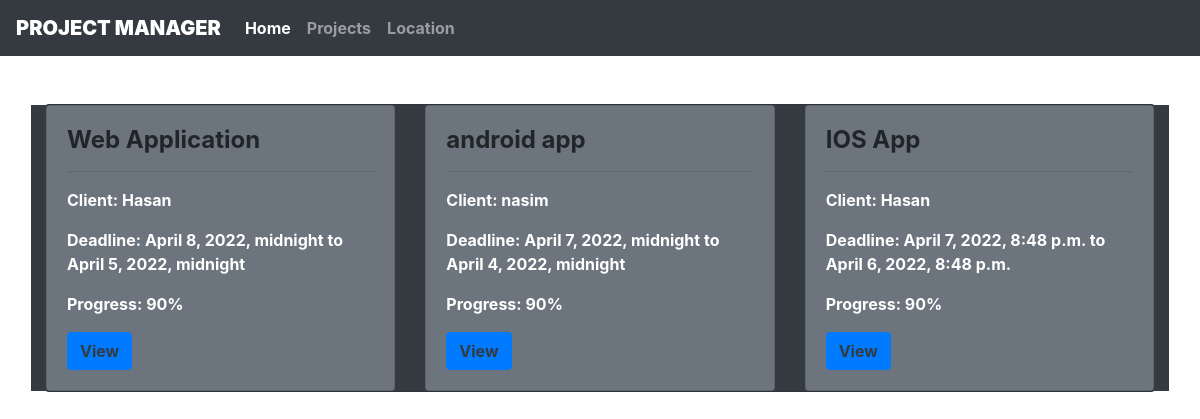
/, run on an earlier commit of the app's database.
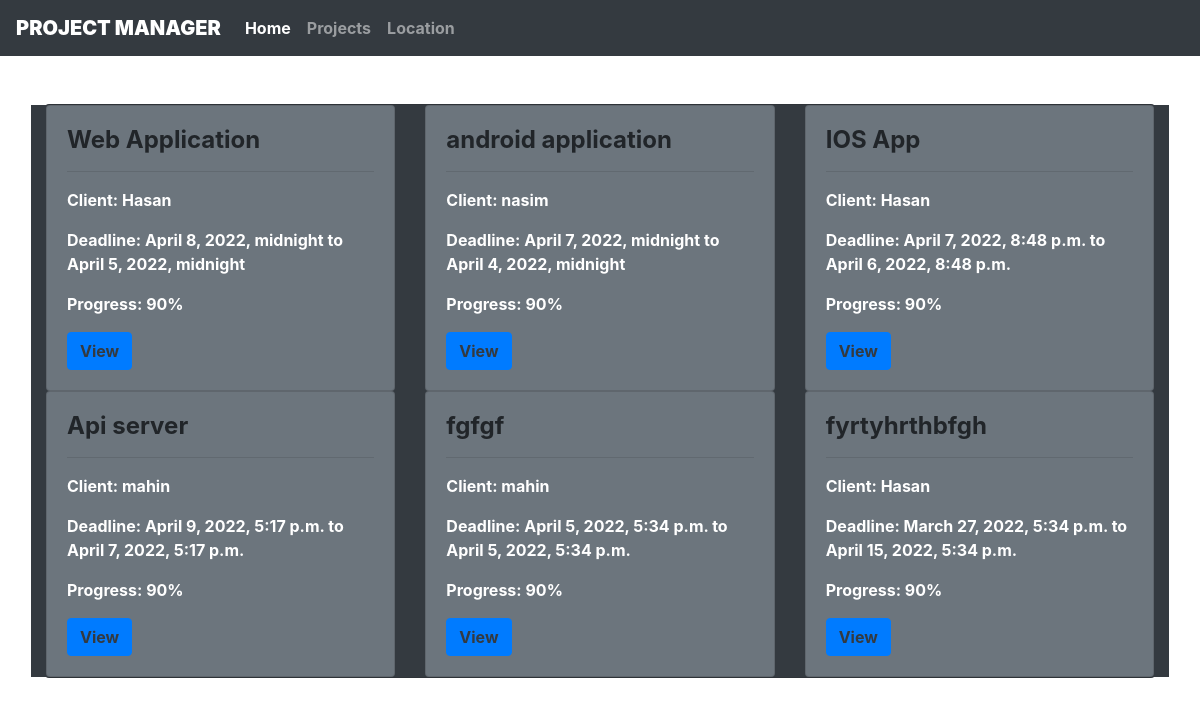
And on a later commit of the database.
### core/models.py (models this page shows, shortened)
class Project(models.Model):
    project_name = models.CharField(max_length=100, null=True, blank=Tree)
    start_date = models.DateTimeField(null=True, blank=True)
    end_date = models.DateTimeField(null=True, blank=True)
    tool = models.ManyToManyField(Tool, blank=True)
    customer = models.ForeignKey(Customer, null=True, on_delete=models.CASCADE)

class Customer(models.Model):
    customer_name = models.CharField(max_length=20)
    email = models.EmailField(max_length=64)
    phone = models.CharField(max_length=32)
    organization = models.CharField(max_length=20)

### core/views.py (the view)
# urls.py: 2. Add a URL to urlpatterns:  path('', views.home, name='home')
def home(request):
    projects = Project.objects.all()
    context= {
        'projects': projects
        }
    return render(request, 'core/home.html', context)

### core/templates/core/home.html (shortened to what this page needs)
{% extends 'core/base.html' %}
{% load static %}
{% block homeactive %}
active
{% endblock homeactive %}
{% block projectactive %}
{% endblock projectactive %}
{% block bodycontent %}
<br>
<div class="container mt-4 fw-bolder">
  <div class="card bg-dark">
    <div class="row bg-dark">
      {% for project in projects %}
      <div class="col-md-4">
        <div class="card bg-secondary">
          <div class="card-body">
            <h4 class=" card-title"><b>{{project.project_name}}</b></h4>
            <hr />
            <p class="card-text text-white"><b>Client: {{project.customer.customer_name}}</b></p>
            <p class="card-text text-white">
              <b>Deadline: {{project.end_date}} to {{project.start_date}}</b>
            </p>
            <p class="card-text text-white"><b>Progress: 90%</b></p>
            <a class="btn btn-primary text-dark" href="{% url 'task' project.id %}"><b>View</b></a>
            </div>
          </div>
        </div>
        {% endfor %}
      </div>
  </div>
</div>
{% endblock %}

What changed in the data, as far as the page shows it:
changed Project "nasim": project_name "android app" → "android application"
added Project: project_name "Api server", customer.customer_name "mahin", end_date "April 9, 2022, 5:17 p.m.", start_date "April 7, 2022, 5:17 p.m."
added Project: project_name "fgfgf", customer.customer_name "mahin", end_date "April 5, 2022, 5:34 p.m.", start_date "April 5, 2022, 5:34 p.m."
added Project: project_name "fyrtyhrthbfgh", customer.customer_name "Hasan", end_date "March 27, 2022, 5:34 p.m.", start_date "April 15, 2022, 5:34 p.m."
